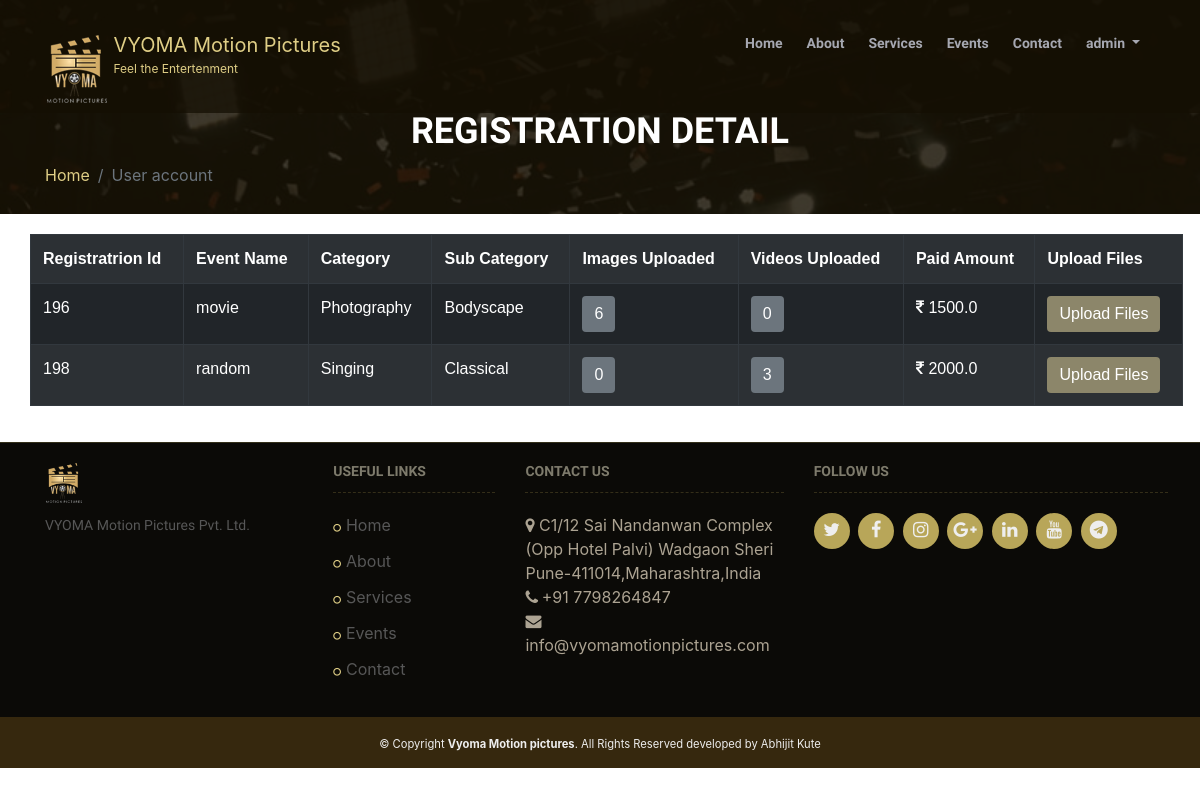
Page /user_account/ (signed in) on the earlier database version.
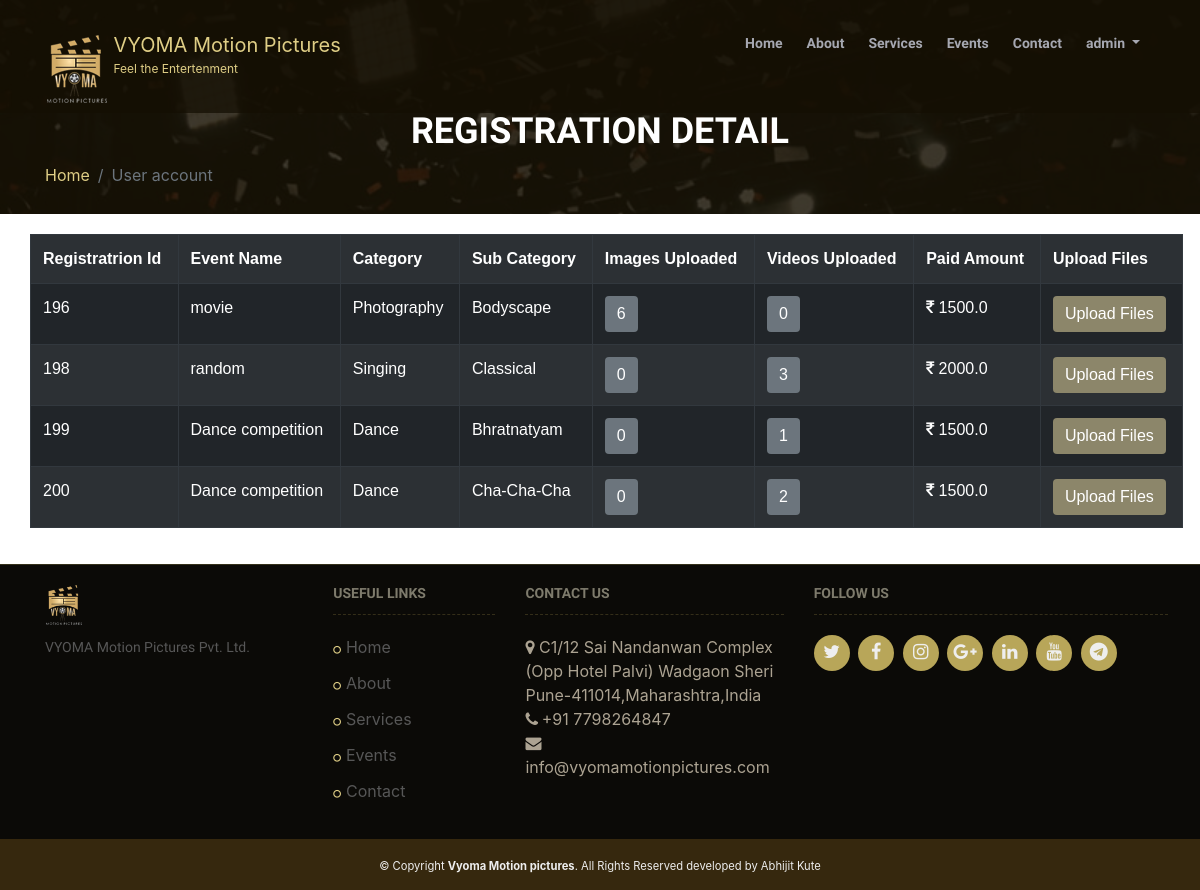
Same page on the later database version.
### event_reg/models.py (models this page shows)
class user_reg(models.Model):
    user=models.ForeignKey(settings.AUTH_USER_MODEL, on_delete=models.CASCADE, null=True, default=None)
    event=models.ForeignKey(event,on_delete=models.CASCADE, null=True, default=None)
    event_sub_category=models.CharField(max_length=80,null=True,blank=True)
    first_name=models.CharField(max_length=125,null=True,blank=True)
    Last_name=models.CharField(max_length=125,null=True,blank=True)
    Email=models.EmailField(max_length=254,null=True,blank=True)
    gender = models.CharField(max_length=1,null=True,blank=True, choices=GENDER_CHOICES)
    age=models.IntegerField(null=True,blank=True)
    mobile=models.IntegerField(null=True,blank=True)
    alternamte_mobile=models.IntegerField(null=True,blank=True)
    marital_status=models.CharField(max_length=1,null=True,blank=True)
    birthdate=models.CharField(max_length=100,null=True,blank=True)
    address=models.TextField(blank=True,null=True)
    city=models.CharField(max_length=50,null=True,blank=True)
    state=models.CharField(max_length=50,null=True,blank=True)
    pincode=models.IntegerField(null=True,blank=True)
    id_proof=models.CharField(max_length=50,null=True,blank=True)
    identity_proof=models.ImageField(upload_to="images/",verbose_name='identity_proof',null=True,blank=True)

class event(models.Model):
    event_name=models.CharField(max_length=125)
    event_photo=models.ImageField(upload_to="images/",null=True,blank=True)
    event_location=models.CharField(max_length=100)
    event_category=models.CharField(max_length=100,null=True,choices=CATEGORY_CHOICES, default='None')
    event_start_date=models.DateField(auto_now=False, auto_now_add=False)
    event_end_date=models.DateField(auto_now=False, auto_now_add=False)
    event_discription=models.TextField(blank=True,null=True)
    event_address=models.TextField(blank=True,null=True)
    file_categories_instruction=models.CharField(max_length=500,null=True,blank=True)
    file_type_instruction=models.CharField(max_length=500,null=True,blank=True)
    file_size_instruction=models.CharField(max_length=500,null=True,blank=True)
    participant_Age_instruction=models.CharField(max_length=500,null=True,blank=True)
    Registration_fees_instruction=models.CharField(max_length=500,null=True,blank=True)
    entry_deadline_instruction=models.DateField(auto_now=False, auto_now_add=False,null=True,blank=True)
    notification_date_instruction=models.DateField(auto_now=False, auto_now_add=False,null=True)
    prize_dist_instruction=models.DateField(auto_now=False, auto_now_add=False,null=True)
    other_instruction1=models.CharField(max_length=500,null=True,blank=True)
    other_instruction2=models.CharField(max_length=500,null=True,blank=True)
    other_instruction3=models.CharField(max_length=500,null=True,blank=True)
    other_instruction4=models.CharField(max_length=500,null=True,blank=True)
    other_instruction5=models.CharField(max_length=500,null=True,blank=True)
    event_highlight1=models.TextField(blank=True,null=True)
    event_highlight2=models.TextField(blank=True,null=True)
    event_highlight3=models.TextField(blank=True,null=True)
    event_highlight4=models.TextField(blank=True,null=True)
    event_highlight5=models.TextField(blank=True,null=True)
    event_highlight6=models.TextField(blank=True,null=True)
    event_photo1=models.ImageField(upload_to="images/",null=True,blank=True)
    event_photo2=models.ImageField(upload_to="images/",null=True,blank=True)
    event_photo3=models.ImageField(upload_to="images/",null=True,blank=True)
    event_photo4=models.ImageField(upload_to="images/",null=True,blank=True)
    event_photo5=models.ImageField(upload_to="images/",null=True,blank=True)
    event_photo6=models.ImageField(upload_to="images/",null=True,blank=True)
    event_photo7=models.ImageField(upload_to="images/",null=True,blank=True)

### event_reg/views.py (the view)
# urls.py: path('user_account/', views.user_account, name ='user_account'),
def user_account(request):
	user=request.user
	user_registration_details=[]
	registration_details=user_reg.objects.filter(Email=user.email)
	for register_user in registration_details:
		video=Videos.objects.filter(user_reg=register_user,event=register_user.event)
		image=Images.objects.filter(user_reg=register_user,event=register_user.event)
		payment_history=PaytmHistory.objects.filter(user_reg=register_user)
		amount=payment_history.aggregate(Sum('TXNAMOUNT'))
		video_count=video.count()
		images_count=image.count()
		registration_details={
		"register_user":register_user,
		"image_count":images_count,
		"video_count":video_count,
		"image":image,
		"video":video,
		"amount":amount,
		"Payment_resp":payment_history
		}
		user_registration_details.append(registration_details)
	print (user_registration_details)
	return render(request,'user_account.html',{'registration_details':user_registration_details})

### event_reg/models.py (called while the page is built)
    def __unicode__(self):
        return self.STATUS

### templates/user_account.html (shortened to what this page needs)
{% extends 'master.html' %}
{% load static %}
{% block content %}
    <section id="innerpage">
        <div class="container wow fadeInUp">
            <div class="section-header">
                <h2>Registration Detail</h2>
                <ul class="breadcrumb">
                    <li class="breadcrumb-item"><a href="{% url 'index' %}">Home</a></li>
                    <li class="breadcrumb-item active" aria-current="page">User account</li>
                </ul>
            </div>
        </div>
    </section>
    <main id="main" class="bg-white">
        <div class="container">
            <section class="wow fadeInUp">
                <div class="row">
                    <table class="table table-dark table-striped table-responsive-lg">
  <tr>
     <th>Registratrion Id</th>
    <th>Event Name</th>
    <th>Category</th>
    <th>Sub Category</th>
    <th>Images Uploaded</th>
    <th>Videos Uploaded</th>
    <th>Paid Amount</th>
    <th>Upload Files</th>
  </tr>
  {%for reg in registration_details %}
  <tr>
    <td>{{reg.register_user.id}} </td>
    <td>{{reg.register_user.event.event_name}}</td>
    <td>{{reg.register_user.event.event_category}}</td>
    <td>{{reg.register_user.event_sub_category}}</td>
   <td>
       <button type="button" class="btn btn-secondary" data-toggle="collapse" data-target="#demo_img_{{reg.register_user.id}}">{{reg.image_count}}</button>
  </td>
     <td>
      <button type="button" class="btn btn-secondary" data-toggle="collapse" data-target="#demo_{{reg.register_user.id}}">{{reg.video_count}}</button>
   </td>
    <td><i class="fa fa-rupee"></i> {{reg.amount.TXNAMOUNT__sum }}</td>
     <td> <a href="{% url 'FileUpload' pk=reg.register_user.event.pk  id=reg.register_user.id %}" class="btn btn-info" role="button">Upload Files</a></td>
  </tr>
  {%endfor%}
</table>
                </div>
            </section>
        </div>
    </main>
    {%endblock%}

### templates/master.html (shortened to what this page needs)
<!DOCTYPE html>
<html>
{% load static %}
<head>
    <head>
    <link href="{% static 'event_reg/lib/bootstrap/css/bootstrap.min.css' %}" rel="stylesheet">
    <link href="{% static 'event_reg/lib/font-awesome/css/font-awesome.min.css' %}" rel="stylesheet">
    <link href="{% static 'event_reg/lib/animate/animate.min.css' %}" rel="stylesheet">
    <link href="{% static 'event_reg/css/style.css' %}" rel="stylesheet" />
    <link href="{% static 'event_reg/lib/venobox/venobox.css' %}" rel="stylesheet">
    <link href="{% static 'event_reg/lib/owlcarousel/assets/owl.theme.default.css' %}"  rel="stylesheet"/>
    <link href="{% static 'event_reg/lib/owlcarousel/assets/owl.carousel.css' %}" rel="stylesheet"/>
</head>
<body id="myform">
	<header id="header">
        <div class="container">
            <div id="logo" class="pull-left">
                <a href="{% url 'index' %}" class="scrollto"><img src="{% static 'event_reg/img/logo.png' %}" alt="" title="titile"></a>
                 <a class="navbar-brand navbar-brand-fix" href="#">VYOMA Motion Pictures<small>Feel the Entertenment</small></a>
            </div>
			{% if user.is_authenticated %}
            <nav id="nav-menu-container">
                <ul class="nav-menu">
                    <li ><a href="{% url 'index' %}">Home</a></li>
                    <li><a href="{% url 'about_us' %}">About</a></li>
                    <li><a href="{% url 'services' %}">Services</a></li>
                    <li><a href="{% url 'events' %}">Events</a></li>
                    <li><a href="{% url 'contact' %}">Contact</a></li>
                    <li class="nav-item dropdown">
                        <a  data-toggle="dropdown"  href="#" class="nav-link dropdown-toggle" href="/admin/" >{{user}}</a>
                    </li>
                </ul>
            </nav>
            {%endif%}
        </div>
    </header>
{% block content %}{% endblock %}
    <footer id="footer">
        <div class="footer-top">
            <div class="container">
                <div class="row">
                    <div class="col-lg-3 col-md-6 footer-info">
                        <img src="{% static 'event_reg/img/logo.png' %}" alt="TheEvenet">
                        <p>VYOMA Motion Pictures Pvt. Ltd.</p>
                    </div>
                    <div class="col-lg-2 col-md-6 footer-links">
                        <h4>Useful Links</h4>
                        <ul>
                           <li ><a href="{% url 'index' %}">Home</a></li>
                    <li><a href="{% url 'about_us' %}">About</a></li>
                    <li><a href="{% url 'services' %}">Services</a></li>
                    <li><a href="{% url 'events' %}">Events</a></li>
                    <li><a href="{% url 'contact' %}">Contact</a></li>
                        </ul>
                    </div>
                    <div class="col-lg-3 col-md-6 footer-links">
                        <h4>Contact Us</h4>
                        <p>
                            <i class="fa fa-map-marker"></i> C1/12 Sai Nandanwan Complex <br>
                            (Opp Hotel Palvi) Wadgaon Sheri<br>
                            Pune-411014,Maharashtra,India <br>
                            <strong><i class="fa fa-phone"></i> </strong> +91 7798264847<br>
                            <strong><i class="fa  fa-envelope"></i>  </strong> info@vyomamotionpictures.com<br>
                        </p>
                    </div>
                    <div class="col-lg-4 col-md-6 footer-contact">
                        <h4>Follow Us</h4>
                        <div class="social-links">
                            <a href="https://twitter.com/MotionVyoma?s=08" class="twitter"><i class="fa fa-twitter"></i></a>
                            <a href="https://www.facebook.com/vyomamotionpictures/" class="facebook"><i class="fa fa-facebook"></i></a>
                            <a href="https://www.instagram.com/vyomamotionpictures/" class="instagram"><i class="fa fa-instagram"></i></a>
                            <a href="#" class="google-plus"><i class="fa fa-google-plus"></i></a>
                            <a href="https://www.linkedin.com/in/vyoma-motion-pictures-661805198" class="linkedin"><i class="fa fa-linkedin"></i></a>
                            <a href="https://www.youtube.com/channel/UCsHBRZvmc-ChRdVncgV8Asg?view_as=subscriber" class="linkedin"><i class="fa fa-youtube"></i></a>
                            <a href="https://www.youtube.com/channel/UCsHBRZvmc-ChRdVncgV8Asg?view_as=subscriber" class="telegram"><i class="fa fa-telegram"></i></a>
                        </div>
                    </div>
                </div>
            </div>
        </div>
        <div class="copyright">
            <small> &copy; Copyright <strong>Vyoma Motion pictures</strong>. All Rights Reserved  developed by Abhijit Kute </small>
        </div>
    </footer>
</body>
</html>

### event_reg/static/event_reg/css/style.css (style rules this page uses)
a { color: #dfce86; transition: .5s }
p { padding: 0; margin: 0 0 30px 0 }
button, input { overflow: visible }
h1, h2, h3, h4, h5, h6 { font-family: Raleway,sans-serif; font-weight: 400; margin: 0 0 20px 0; padding: 0; color: #f6d89d }
.wow { visibility: hidden }
.section-header { position: relative }
#main { background: #0b0a07; padding: 20px 0 }
.section-header h2 { font-size: 32px; text-transform: uppercase; text-align: center; font-weight: 700; color: #fff; margin-bottom: 10px }
#header { padding: 10px 0; position: fixed; background: rgba(21,15,3,.74); left: 0; top: 0; right: 0; transition: all .5s; z-index: 997 }
#innerpage { background-attachment: fixed; padding: 60px 0 27px 0; background: url(../img/3.jpg) top center no-repeat; background-size: cover; overflow: hidden; position: relative }
#innerpage:before { content: ""; background: rgba(23,16,2,.82); position: absolute; bottom: 0; top: 0; left: 0; right: 0 }
#innerpage .section-header h2, #innerpage p { color: #fff }
#innerpage .section-header h2 { font-size: 36px; text-transform: uppercase; text-align: center; font-weight: 700; margin-bottom: 10px; margin-top: 50px }
#innerpage .section-header .breadcrumb { display: -ms-flexbox; display: flex; -ms-flex-wrap: wrap; flex-wrap: wrap; padding: 0; margin-bottom: 0; list-style: none; background-color: transparent; border-radius: 0 }
#header #logo img { padding: 0; margin: 0 }
.nav-menu, .nav-menu * { margin: 0; padding: 0; list-style: none }
.nav-menu li { position: relative; white-space: nowrap }
.nav-menu > li { float: left }
.sf-arrows .sf-with-ul { padding-right: 30px }
.sf-arrows .sf-with-ul:after { position: absolute; right: 15px; top: 15px; font-family: FontAwesome; font-style: normal; font-weight: 400 }
#nav-menu-container { float: right; margin-top: 15px }
.nav-menu a { padding: 8px; text-decoration: none; display: inline-block; color: rgba(202,206,221,.8); font-family: Raleway,sans-serif; font-weight: 600; font-size: 14px; outline: 0 }
.nav-menu > li { margin-left: 8px }
.nav-menu > li > a:before { content: ""; position: absolute; width: 0; height: 2px; bottom: 0; left: 0; background-color: #dfce86; visibility: hidden; transition: all .3s ease-in-out 0s }
#mobile-nav { position: fixed; top: 0; padding-top: 18px; bottom: 0; z-index: 998; background: rgba(6,12,34,.9); left: -260px; width: 260px; overflow-y: auto; transition: .4s }
#mobile-nav ul { padding: 0; margin: 0; list-style: none }
#mobile-nav ul li { position: relative }
#mobile-nav ul li a { color: #fff; font-size: 17px; overflow: hidden; padding: 10px 22px 10px 15px; position: relative; text-decoration: none; width: 100%; display: block; outline: 0 }
#footer .copyright { background: #36280e; padding: 15px; color: #eee; font-size: 14px; text-align: center }
#footer .footer-top { background: #0b0a07; border-top: 1px solid #b8a6593d; padding: 20px 0 0 0; background-size: cover }
#footer .footer-top .footer-info { margin-bottom: 30px }
#footer .footer-top .footer-info img { height: 40px; margin-bottom: 10px }
#footer .footer-top .footer-info p { font-size: 14px; line-height: 24px; margin-bottom: 0; font-family: Raleway,sans-serif; color: #575757 }
#footer .footer-top .social-links a { font-size: 18px; display: inline-block; background: #b8a659; color: #eee; line-height: 1; padding: 8px 0; margin-right: 4px; border-radius: 50%; text-align: center; width: 36px; height: 36px; transition: .3s }
#footer .footer-top h4 { font-size: 14px; font-weight: 700; color: #7e7b6c; text-transform: uppercase; position: relative; padding-bottom: 12px; border-bottom: 1px dashed #bca9563b }
#footer .footer-top .footer-links { margin-bottom: 30px }
#footer .footer-top .footer-links ul { list-style: none; padding: 0; margin: 0 }
#footer .footer-top .footer-links ul li:before { font-family: fontawesome; color: #dfce86; content: "\f10c"; font-size: 9px; margin-right: 5px }
#footer .footer-top .footer-links ul li { padding: 6px 0 }
#footer .footer-top .footer-links ul li:last-child { border-bottom: none }
#footer .footer-top .footer-links ul li:first-child { padding-top: 0 }
#footer .footer-top .footer-links ul a { color: #575757 }
#footer .footer-top .footer-contact { margin-bottom: 30px }
@media (min-width:1024px) { #innerpage { background-attachment: fixed } }

### templates/master.html (style rules this page uses)
.navbar-brand small { display:block; font-size:12px; }
@media (min-width:768px) { .navbar-brand { padding-top:20px; } }

Differences in the rows shown:
added user_reg: register_user.id "199", register_user.event.event_name "Dance competition", register_user.event.event_category "Dance", register_user.event_sub_category "Bhratnatyam", image_count "0", video_count "1", amount.TXNAMOUNT__sum "1500.0"
added user_reg: register_user.id "200", register_user.event.event_name "Dance competition", register_user.event.event_category "Dance", register_user.event_sub_category "Cha-Cha-Cha", image_count "0", video_count "2", amount.TXNAMOUNT__sum "1500.0"
